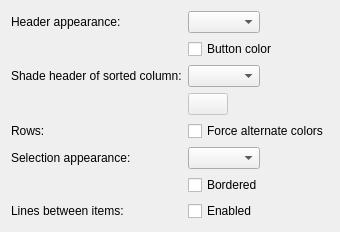
     <widget class="QWidget" name="page_7">
      <layout class="QFormLayout" name="formLayout_8">
       <property name="fieldGrowthPolicy">
        <enum>QFormLayout::ExpandingFieldsGrow</enum>
       </property>
       <item row="0" column="0">
        <widget class="QLabel" name="label_19">
         <property name="text">
          <string>Header appearance:</string>
         </property>
        </widget>
       </item>
       <item row="0" column="1">
        <widget class="QComboBox" name="lvAppearance">
         <property name="toolTip">
          <string>&lt;p&gt;Defines the gradient to be used in the header of listviews and treeviews.&lt;/p&gt;</string>
         </property>
        </widget>
       </item>
       <item row="1" column="1">
        <widget class="QCheckBox" name="lvButton">
         <property name="sizePolicy">
          <sizepolicy hsizetype="MinimumExpanding" vsizetype="Fixed">
           <horstretch>0</horstretch>
           <verstretch>0</verstretch>
          </sizepolicy>
         </property>
         <property name="toolTip">
          <string>&lt;p&gt;If enabled, headers will be drawn using the button color, otherwise the standard window background color will be used.&lt;/p&gt;</string>
         </property>
         <property name="text">
          <string>Button color</string>
         </property>
        </widget>
       </item>
       <item row="2" column="0">
        <widget class="QLabel" name="label_65">
         <property name="text">
          <string>Shade header of sorted column:</string>
         </property>
        </widget>
       </item>
       <item row="2" column="1">
        <widget class="QComboBox" name="sortedLv">
         <property name="toolTip">
          <string>&lt;p&gt;Controls the coloration to be applied to the header of the currently sorted column.</string>
         </property>
        </widget>
       </item>
       <item row="3" column="1">
        <widget class="KColorButton" name="customSortedLvColor">
         <property name="enabled">
          <bool>false</bool>
         </property>
         <property name="sizePolicy">
          <sizepolicy hsizetype="Fixed" vsizetype="Fixed">
           <horstretch>0</horstretch>
           <verstretch>0</verstretch>
          </sizepolicy>
         </property>
         <property name="toolTip">
          <string>&lt;p&gt;Sets the custom color.</string>
         </property>
        </widget>
       </item>
       <item row="4" column="0">
        <widget class="QLabel" name="label_66">
         <property name="text">
          <string>Rows:</string>
         </property>
        </widget>
       </item>
       <item row="4" column="1">
        <widget class="QCheckBox" name="forceAlternateLvCols">
         <property name="toolTip">
          <string>&lt;p&gt;If this is enabled, QtCurve will attempt to make all listviews and treeviews have alternating row colors - regardless of whether the application author has enabled this or not.</string>
         </property>
         <property name="text">
          <string>Force alternate colors</string>
         </property>
        </widget>
       </item>
       <item row="5" column="0">
        <widget class="QLabel" name="textLabel1_8_2_4">
         <property name="text">
          <string>Selection appearance:</string>
         </property>
         <property name="wordWrap">
          <bool>false</bool>
         </property>
        </widget>
       </item>
       <item row="5" column="1">
        <widget class="QComboBox" name="selectionAppearance">
         <property name="toolTip">
          <string>&lt;p&gt;Defines the gradient to be used when selecting items.</string>
         </property>
        </widget>
       </item>
       <item row="6" column="1">
        <widget class="QCheckBox" name="borderSelection">
         <property name="toolTip">
          <string>&lt;p&gt;If enabled, then selected items in listviews and treeviews will be drawn with bordered edges - but only if they are set to be rounded as well.</string>
         </property>
         <property name="text">
          <string>Bordered</string>
         </property>
        </widget>
       </item>
       <item row="7" column="0">
        <widget class="QLabel" name="label_48">
         <property name="text">
          <string>Lines between items:</string>
         </property>
        </widget>
       </item>
       <item row="7" column="1">
        <widget class="QCheckBox" name="lvLines">
         <property name="toolTip">
          <string>&lt;p&gt;Controls the style of lines drawn between items in a treeview.</string>
         </property>
         <property name="text">
          <string>Enabled</string>
         </property>
        </widget>
       </item>
      </layout>
     </widget>
